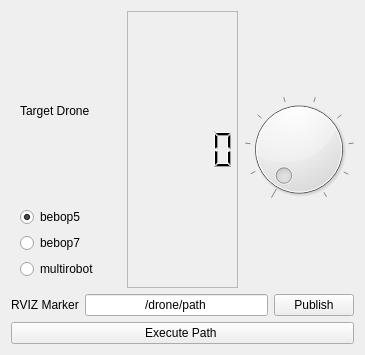
<?xml version="1.0" encoding="UTF-8"?>
<ui version="4.0">
 <class>DialUI</class>
 <widget class="QWidget" name="DialUI">
  <property name="windowModality">
   <enum>Qt::WindowModal</enum>
  </property>
  <property name="geometry">
   <rect>
    <x>0</x>
    <y>0</y>
    <width>365</width>
    <height>355</height>
   </rect>
  </property>
  <property name="sizePolicy">
   <sizepolicy hsizetype="Preferred" vsizetype="Preferred">
    <horstretch>0</horstretch>
    <verstretch>0</verstretch>
   </sizepolicy>
  </property>
  <property name="windowTitle">
   <string>TestWidget Window</string>
  </property>
  <layout class="QVBoxLayout" name="verticalLayout">
   <item>
    <layout class="QHBoxLayout" name="horizontalLayout">
     <item>
      <widget class="QWidget" name="widget" native="true">
       <layout class="QGridLayout" name="gridLayout_3">
        <item row="2" column="0">
         <widget class="QRadioButton" name="bebop7">
          <property name="text">
           <string>bebop7</string>
          </property>
         </widget>
        </item>
        <item row="1" column="0">
         <widget class="QRadioButton" name="bebob5">
          <property name="text">
           <string>bebop5</string>
          </property>
          <property name="checked">
           <bool>true</bool>
          </property>
         </widget>
        </item>
        <item row="3" column="0">
         <widget class="QRadioButton" name="multirobot">
          <property name="text">
           <string>multirobot</string>
          </property>
         </widget>
        </item>
        <item row="0" column="0">
         <widget class="QLabel" name="label_2">
          <property name="text">
           <string>Target Drone</string>
          </property>
         </widget>
        </item>
       </layout>
      </widget>
     </item>
     <item>
      <widget class="QLCDNumber" name="lcd">
       <property name="frameShape">
        <enum>QFrame::StyledPanel</enum>
       </property>
       <property name="frameShadow">
        <enum>QFrame::Raised</enum>
       </property>
       <property name="smallDecimalPoint">
        <bool>false</bool>
       </property>
       <property name="mode">
        <enum>QLCDNumber::Hex</enum>
       </property>
      </widget>
     </item>
     <item>
      <widget class="QDial" name="dial">
       <property name="minimum">
        <number>1</number>
       </property>
       <property name="maximum">
        <number>10</number>
       </property>
       <property name="orientation">
        <enum>Qt::Horizontal</enum>
       </property>
       <property name="wrapping">
        <bool>false</bool>
       </property>
       <property name="notchTarget">
        <double>1.000000000000000</double>
       </property>
       <property name="notchesVisible">
        <bool>true</bool>
       </property>
      </widget>
     </item>
    </layout>
   </item>
   <item>
    <layout class="QVBoxLayout" name="verticalLayout_2">
     <item>
      <layout class="QHBoxLayout" name="horizontalLayout_2">
       <item>
        <widget class="QLabel" name="label">
         <property name="text">
          <string>RVIZ Marker</string>
         </property>
         <property name="textFormat">
          <enum>Qt::PlainText</enum>
         </property>
         <property name="alignment">
          <set>Qt::AlignCenter</set>
         </property>
         <property name="wordWrap">
          <bool>false</bool>
         </property>
         <property name="openExternalLinks">
          <bool>false</bool>
         </property>
        </widget>
       </item>
       <item>
        <widget class="QLineEdit" name="line_edit">
         <property name="text">
          <string>/drone/path</string>
         </property>
         <property name="alignment">
          <set>Qt::AlignCenter</set>
         </property>
         <property name="placeholderText">
          <string>rviz topic name</string>
         </property>
        </widget>
       </item>
       <item>
        <widget class="QPushButton" name="pushButton">
         <property name="text">
          <string>Publish</string>
         </property>
         <property name="checkable">
          <bool>false</bool>
         </property>
         <property name="checked">
          <bool>false</bool>
         </property>
        </widget>
       </item>
      </layout>
     </item>
    </layout>
   </item>
   <item>
    <widget class="QPushButton" name="executeBtn">
     <property name="text">
      <string>Execute Path </string>
     </property>
    </widget>
   </item>
  </layout>
 </widget>
 <resources/>
 <connections/>
</ui>
